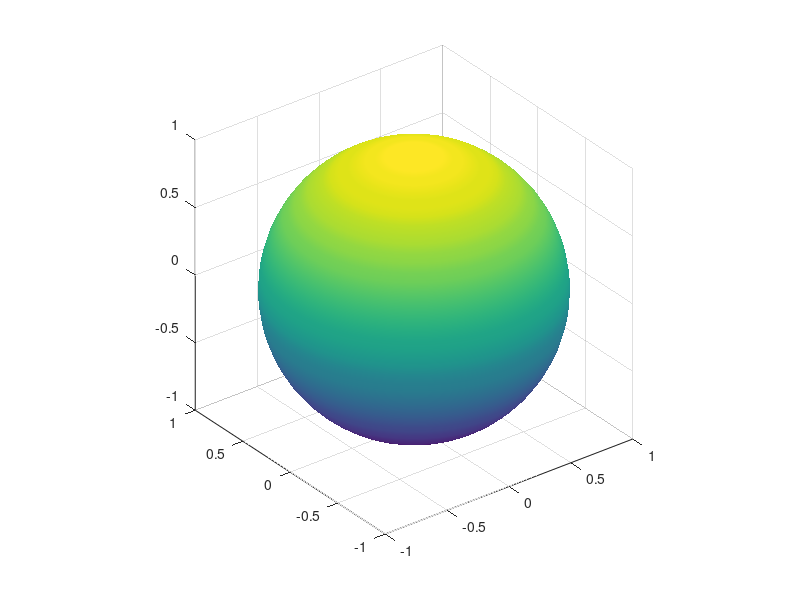

Source code (MATLAB): (Note: this script raises an error after producing the figure.)
%% Plot Bloch Sphere
[Xs, Ys, Zs] = sphere(50);              % higher resolution sphere
mySphere = surf(Xs, Ys, Zs);

axis equal
shading interp
mySphere.FaceAlpha = 0.25;              % set transparency
hold on

% Coordinate axes (white lines)
line([-1 1], [0 0], [0 0], 'LineWidth', 1, 'Color', [1 1 1])
line([0 0], [-1 1], [0 0], 'LineWidth', 1, 'Color', [1 1 1])
line([0 0], [0 0], [-1 1], 'LineWidth', 1, 'Color', [1 1 1])

% Basis state labels
text(0, 0, 1.1, '$|0\rangle$', 'Interpreter','latex', ...
    'FontSize', 20, 'HorizontalAlignment','center','Color','w')
text(0, 0, -1.1, '$|1\rangle$', 'Interpreter','latex', ...
    'FontSize', 20, 'HorizontalAlignment','center','Color','w')
text(1.1, 0, 0, '$|+\rangle$', 'Interpreter','latex', ...
    'FontSize', 20, 'HorizontalAlignment','center','Color','w')
text(-1.1, 0, 0, '$|-\rangle$', 'Interpreter','latex', ...
    'FontSize', 20, 'HorizontalAlignment','center','Color','w')
text(0, 1.1, 0, '$|i\rangle$', 'Interpreter','latex', ...
    'FontSize', 20, 'HorizontalAlignment','center','Color','w')
text(0, -1.1, 0, '$|-i\rangle$', 'Interpreter','latex', ...
    'FontSize', 20, 'HorizontalAlignment','center','Color','w')

% Axis labels
text(1.3,0,0,'X','FontSize',14,'Color','w')
text(0,1.3,0,'Y','FontSize',14,'Color','w')
text(0,0,1.3,'Z','FontSize',14,'Color','w')

 % --- New: Equatorial circles around X, Y, Z axes ---
    t = linspace(0,2*pi,200);

    % Circle in YZ plane (around X-axis)
    plot3(zeros(size(t)), cos(t), sin(t), ...
        'Color', [1 1 1 0.3], 'LineWidth', 1.2);  

    % Circle in XZ plane (around Y-axis)
    plot3(cos(t), zeros(size(t)), sin(t), ...
        'Color', [1 1 1 0.3], 'LineWidth', 1.2);

    % Circle in XY plane (around Z-axis)
    plot3(cos(t), sin(t), zeros(size(t)), ...
        'Color', [1 1 1 0.3], 'LineWidth', 1.2);

% Set viewing angle
view([60 15])
hold off;